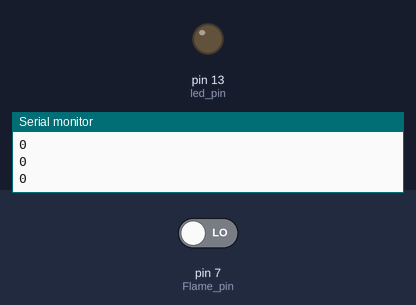
The sketch below on a simulated Arduino Uno, built with avr-gcc and run on an emulated ATmega328P. On the bench: output pins drawn as LEDs (lit = HIGH), the last lines printed to the serial monitor. The test bench sets the inputs (shaded band); at power-on: pin 7 (Flame_pin) LOW.

Above: at 2.8 s.
2.9 s: pin 7 (Flame_pin) driven HIGH
At 3.8 s:
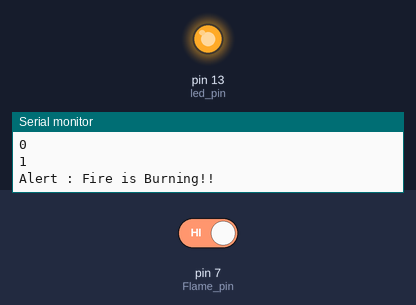
4.5 s: pin 7 (Flame_pin) driven LOW
At 5.3 s:
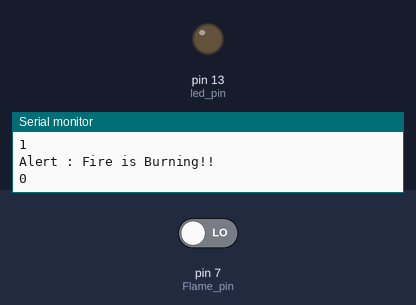
Timing chart, 0 to 7.5 s (numbered marks = the images above; inputs shaded):
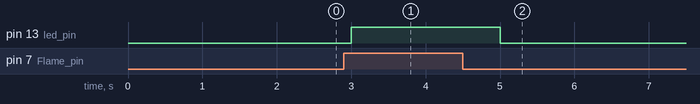

Measured:
- after the input at 2.9 s, pin 13 (led_pin): LOW → HIGH after 0.10 s
- after the input at 4.5 s, pin 13 (led_pin): HIGH → LOW after 0.50 s

The sketch:

flame_with_uno.ino
```cpp
/*
 *  Code BY: Haydar ElAmeer
 *  Team Name: Fire Fighter
 */

int Flame_pin = 7;
int led_pin = 13;
int flame_value;

void setup() {
  // put your setup code here, to run once:
Serial.begin (9600);
pinMode (Flame_pin , INPUT);
pinMode (led_pin , OUTPUT);
}

void loop() {
  // put your main code here, to run repeatedly:
flame_value = digitalRead (Flame_pin);
Serial.println (flame_value);
if (flame_value == HIGH){
  digitalWrite (led_pin, HIGH);
  Serial.println ("Alert : Fire is Burning!!"); // If you want to activate Serial Monitor
  }
  else {
    digitalWrite (led_pin , LOW);
    }
    delay (1000);
}
```
